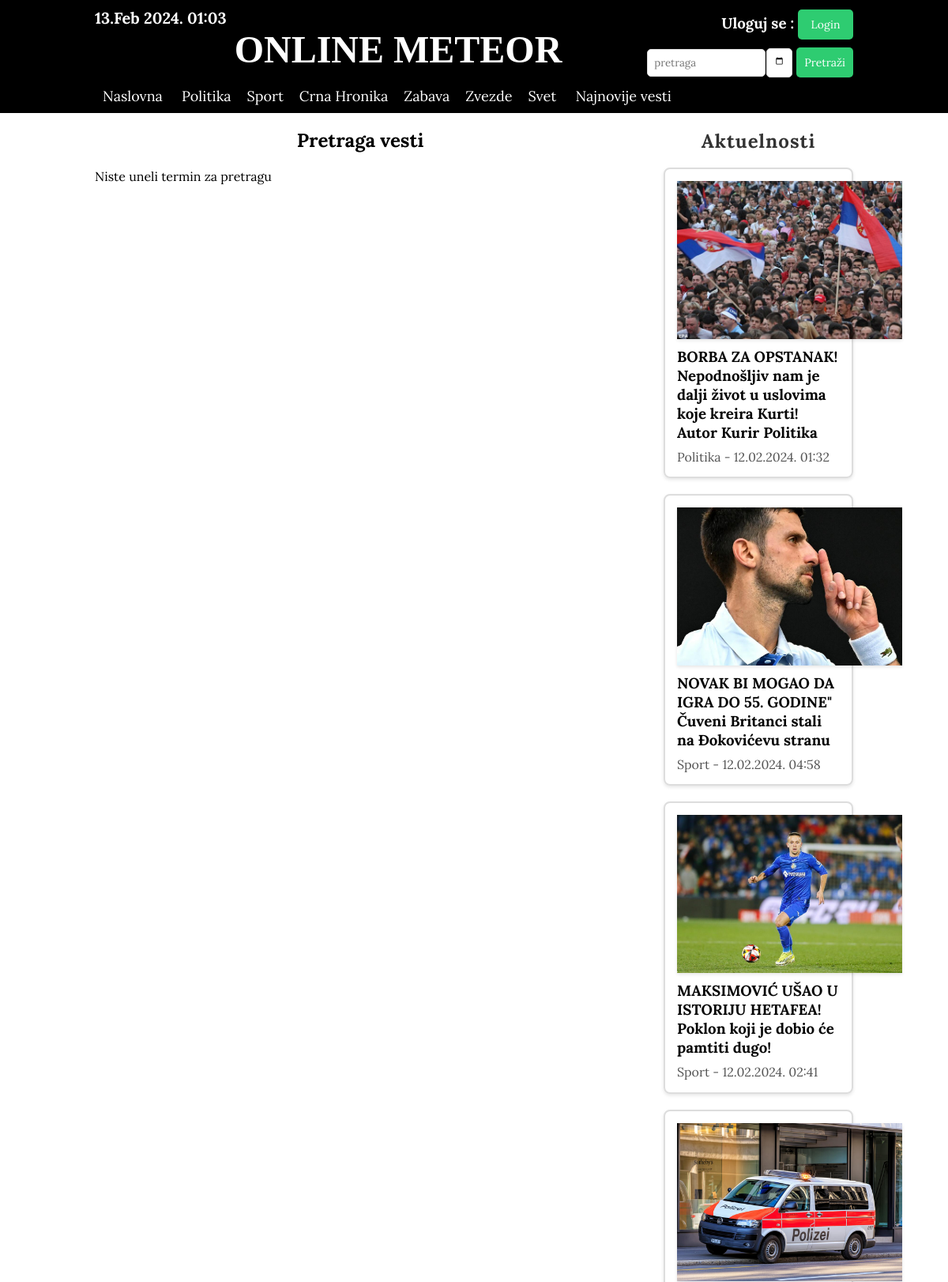
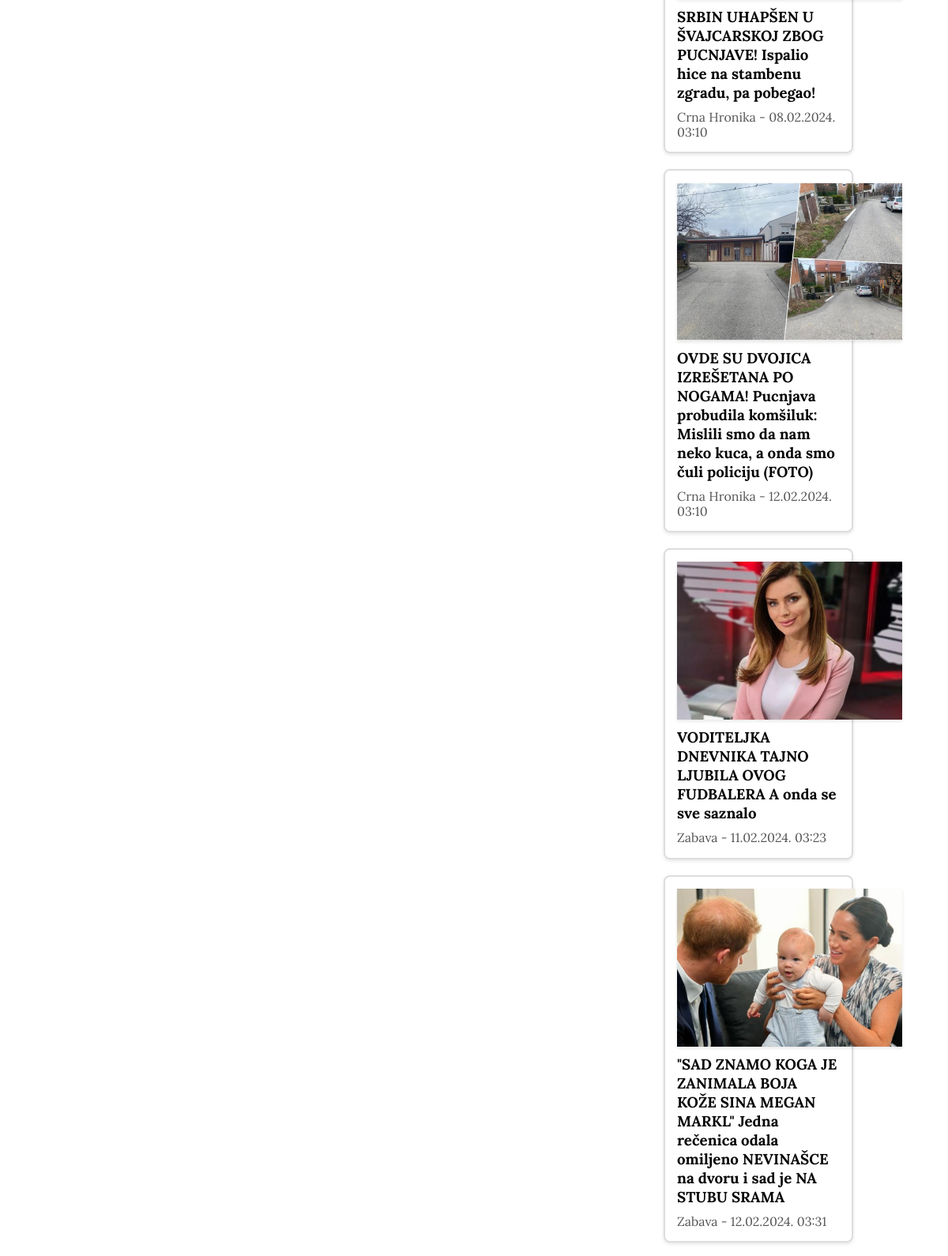
Page /naslovna/pretraga_vesti.php (upper part) on the committed database (2 pictures, top to bottom).
### tables this page shows
CREATE TABLE IF NOT EXISTS `rubrika` (
  `id_rubrike` int NOT NULL AUTO_INCREMENT,
  `naziv` varchar(50) NOT NULL,
  PRIMARY KEY (`id_rubrike`),
  UNIQUE KEY `id_rubrike_UNIQUE` (`id_rubrike`)
);

CREATE TABLE IF NOT EXISTS `tagovi` (
  `id_taga` int NOT NULL AUTO_INCREMENT,
  `id_vesti` int NOT NULL,
  `sadrzaj` varchar(50) NOT NULL,
  PRIMARY KEY (`id_taga`),
  KEY `fk_tagovi_vest1_idx` (`id_vesti`)
);

CREATE TABLE IF NOT EXISTS `vest` (
  `id_vesti` int NOT NULL AUTO_INCREMENT,
  `naslov` varchar(200) NOT NULL,
  `sadrzaj` mediumtext NOT NULL,
  `id_rubrike` int NOT NULL,
  `status` varchar(30) NOT NULL,
  `datum_vreme_objave` datetime DEFAULT NULL,
  `id_novinara` int NOT NULL,
  `broj_pozitivnih` int NOT NULL DEFAULT '0',
  `broj_negativnih` int NOT NULL DEFAULT '0',
  `id_urednika` int DEFAULT NULL,
  `lead_slika_url` varchar(200) NOT NULL,
  PRIMARY KEY (`id_vesti`),
  UNIQUE KEY `id_vesti_UNIQUE` (`id_vesti`),
  KEY `fk_vest_korisnici1_idx` (`id_novinara`),
  KEY `fk_vest_rubrika1_idx` (`id_rubrike`),
  KEY `fk_vest_korisnici2_idx` (`id_urednika`)
);

### administracija/klase.php (called while the page is built, shortened)
<?php
class Konekcija
{
    private $conn;
    function __construct($host, $username, $password, $db)
    {
        $this->host = $host;
        $this->username = $username;
        $this->password = $password;
        $this->db = $db;
        $this->conn = new mysqli($this->host, $this->username, $this->password, $this->db);
        mysqli_set_charset($this->conn, 'utf8');
    }
    function getSveRubrike()
    {
        $stmt = $this->conn->prepare("select * from rubrika");
        $stmt->execute();
        $rezultat = $stmt->get_result();
        if ($rezultat->num_rows > 0) {
            return $rezultat;
        } else {
            return false;
        }
    }
    function getRubrikaByID($id_rubrike)
    {
        $stmt = $this->conn->prepare("select * from rubrika where id_rubrike = ?");
        $stmt->bind_param("i", $id_rubrike);
        $stmt->execute();
        $rezultat = $stmt->get_result();
        if ($rezultat->num_rows > 0) {
            return $rezultat->fetch_assoc();
        } else {
            return false;
        }
    }
    function getClanakByID($id_vesti)
    {
        $stmt = $this->conn->prepare("SELECT * from vest where id_vesti = ?");
        $stmt->bind_param("i", $id_vesti);
        $stmt->execute();
        $rezultat = $stmt->get_result();
        if ($rezultat->num_rows > 0) {
            return $rezultat->fetch_assoc();
        } else {
            return false;
        }
    }
    function getVestIdByTag($tag)
    {
        $stmt = $this->conn->prepare("select * from tagovi where sadrzaj = ?");
        $stmt->bind_param("s", $tag);
        $stmt->execute();
        $rezultat = $stmt->get_result();
        if ($rezultat->num_rows > 0) {
            return $rezultat;
        } else {
            return false;
        }
    }
}
$konekcija = new Konekcija("localhost", "root", "", "branko_novine");

### naslovna/aktuelnosti.php (the view, shortened to what this page needs)
<div class="aktuelne_vesti">
    <h2>Aktuelnosti</h2>
    <?php
    $aktuelne_vesti = $konekcija->getVestIdByTag("aktuelno");
    if ($aktuelne_vesti != false) {
        while ($aktuelna_vest = $aktuelne_vesti->fetch_assoc()) {
            $vest = $konekcija->getClanakByID($aktuelna_vest["id_vesti"]);
            if ($vest["status"] === "odobrena") {
                $datum_vreme = date("d.m.Y. H:i", strtotime($vest["datum_vreme_objave"]));
                $rubrika_vest = $konekcija->getRubrikaByID($vest["id_rubrike"]);
                $rubrika= "$rubrika_vest[naziv]";
                echo "<div class=aktuelna_vest>
                            <div class=aktuelna_vest_slika><a href=vest.php?id_vesti=$vest[id_vesti]><img src=../$vest[lead_slika_url] class=lead_slika></a></div>
                            <a href=vest.php?id_vesti=$vest[id_vesti]><h3>$vest[naslov]</h3></a>
                            <p>$rubrika - $datum_vreme</p>
                        </div>";
            }
        }
    } else {
        echo "<div><h4>Nema aktuelnih vesti</h4></div>";
    }
    ?>
</div>

### naslovna/menu.php (shortened to what this page needs)
<section class="wrapper_gore">
    <div class="container">
        <div class="top-header">
            <div class="top-header-levo">
                <h3><?php
                    echo date("d.M Y. H:i"); ?></h3>
                <p class="logo" style="font-family: Algerian;"> ONLINE METEOR</p>
            </div>
            <div class="top-header-desno">
                <h3>Uloguj se : <button class="show-modal">Login</button></h3>
                <form action="pretraga_vesti.php" method="post">
                    <input type="search" placeholder="pretraga" name="termin">
                    <input type="date" name="datum">
                    <input type="submit" value="Pretraži">
                </form>
            </div>
        </div>
        <div class="navigacija">
            <ul>
                <li><a href="index.php">Naslovna</a></li>
                <?php
                $rubrike = $konekcija->getSveRubrike();
                while ($rubrika = $rubrike->fetch_assoc()) {
                    echo "<li><a href=rubrika.php?id_rubrike=$rubrika[id_rubrike]>$rubrika[naziv]</a></li>";
                }
                ?>
                <li><a href="najnovije_vesti.php">Najnovije vesti</a></li>
            </ul>
        </div>
    </div>
</section>

### naslovna/style.css (style rules this page uses)
* { margin: 0px; padding: 0px; font-family: 'Lora', serif; }
.wrapper_gore { background-color: black; color: white; display: flex; justify-content: center; }
.container { width: 80%; }
.top-header { display: flex; justify-content: space-between; }
.top-header-levo { width: 80%; }
.top-header-levo h3 { padding-top: 10px; padding-bottom: 0px; font-size: 20px; }
.top-header-levo p { padding-bottom: 10px; font-size: 3em; }
.top-header-desno button { background-color: #2ecc71; color: #fff; border: none; padding: 10px; border-radius: 5px; cursor: pointer; font-size: 14px; transition: background-color 0.3s ease; margin-top: 10px; width: 70px; }
.top-header-desno form { display: flex; align-items: center; }
.top-header-desno input[type="search"] { padding: 8px; margin-right: 1px; border: 1px solid #ddd; border-radius: 5px; margin-top: 10px; width: 150px; }
.top-header-desno input[type="date"] { padding: 8px; margin-right: 5px; border: 1px solid #ddd; border-radius: 5px; margin-top: 10px; width: 15px; }
.top-header-desno input[type="submit"] { background-color: #2ecc71; color: #fff; border: none; padding: 10px; border-radius: 5px; cursor: pointer; font-size: 14px; transition: background-color 0.3s ease; margin-top: 10px; }
.top-header-desno { width: 20%; display: flex; flex-direction: column; justify-content: center; align-items: end; }
.logo { text-align: center; font-weight: 700; font-size: 2em; }
.navigacija ul { list-style: none; }
.navigacija li { display: inline-block; font-size: 18px; }
.navigacija a { display: block; text-decoration: none; padding: 10px; color: white; }
.aktuelne_vesti { width: 25%; display: flex; flex-direction: column; }
.lead_slika { width: 100%; }
.aktuelne_vesti { margin: 20px 0; }
.aktuelna_vest { border: 2px solid #ddd; border-radius: 8px; box-shadow: 0 2px 4px rgba(0, 0, 0, 0.1); padding: 15px; margin-bottom: 20px; }
.aktuelna_vest p { color: #555; line-height: 1.2; }
.aktuelna_vest h3 { padding-bottom: 10px; }
.aktuelna_vest_slika { width: 285px; height: 200px; overflow: hidden; box-shadow: 0 2px 4px rgba(0, 0, 0, 0.1); }
.aktuelna_vest_slika img { width: 100%; height: 100%; object-fit: cover; }
.aktuelne_vesti h2 { padding-bottom: 10px; font-size: 22px; }
.aktuelna_vest a { text-decoration: none; color: #6b90c2; font-weight: bold; padding-bottom: 20px; }
.aktuelne_vesti h2 { color: #333; text-align: center; font-size: 24px; margin-bottom: 8px; letter-spacing: 1px; }
.aktuelna_vest h3 { color: #050505; margin-top: 10px; }
.show-modal { cursor: pointer; }

### rows in the picture
rubrika: naziv "Politika"
rubrika: naziv "Sport"
rubrika: naziv "Crna Hronika"
rubrika: naziv "Zabava"
rubrika: naziv "Zvezde"
rubrika: naziv "Svet"
tagovi: id_vesti.lead_slika_url (picture), id_vesti.naslov "BORBA ZA OPSTANAK! Nepodnošljiv nam je dalji život u uslovima koje kreira Kurti! Autor Kurir Politika", rubrika.naziv "Politika", id_vesti.datum_vreme_objave "12.02.2024. 01:32"
tagovi: id_vesti.lead_slika_url (picture), id_vesti.naslov "NOVAK BI MOGAO DA IGRA DO 55. GODINE\" Čuveni Britanci stali na Đokovićevu stranu", rubrika.naziv "Sport", id_vesti.datum_vreme_objave "12.02.2024. 04:58"
tagovi: id_vesti.lead_slika_url (picture), id_vesti.naslov "MAKSIMOVIĆ UŠAO U ISTORIJU HETAFEA! Poklon koji je dobio će pamtiti dugo!", rubrika.naziv "Sport", id_vesti.datum_vreme_objave "12.02.2024. 02:41"
tagovi: id_vesti.lead_slika_url (picture), id_vesti.naslov "SRBIN UHAPŠEN U ŠVAJCARSKOJ ZBOG PUCNJAVE! Ispalio hice na stambenu zgradu, pa pobegao!", rubrika.naziv "Crna Hronika", id_vesti.datum_vreme_objave "08.02.2024. 03:10"
tagovi: id_vesti.lead_slika_url (picture), id_vesti.naslov "OVDE SU DVOJICA IZREŠETANA PO NOGAMA! Pucnjava probudila komšiluk: Mislili smo da nam neko kuca, a onda smo čuli policiju (FOTO)", rubrika.naziv "Crna Hronika", id_vesti.datum_vreme_objave "12.02.2024. 03:10"
tagovi: id_vesti.lead_slika_url (picture), id_vesti.naslov "VODITELJKA DNEVNIKA TAJNO LJUBILA OVOG FUDBALERA A onda se sve saznalo", rubrika.naziv "Zabava", id_vesti.datum_vreme_objave "11.02.2024. 03:23"
tagovi: id_vesti.lead_slika_url (picture), id_vesti.naslov "\"SAD ZNAMO KOGA JE ZANIMALA BOJA KOŽE SINA MEGAN MARKL\" Jedna rečenica odala omiljeno NEVINAŠCE na dvoru i sad je NA STUBU SRAMA", rubrika.naziv "Zabava", id_vesti.datum_vreme_objave "12.02.2024. 03:31"
